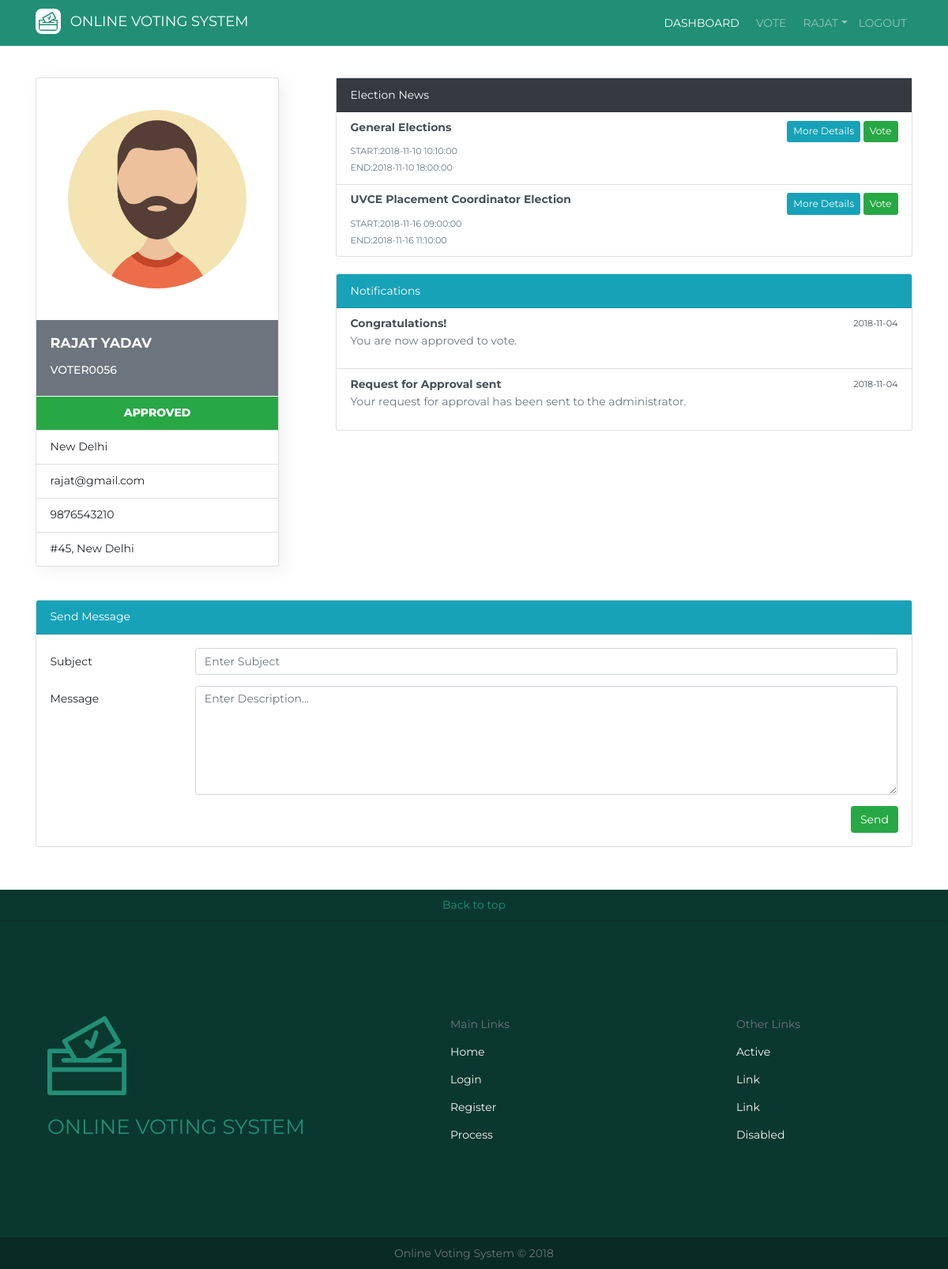
Page /dashboard.php (signed in) on the committed database.
### tables this page shows
CREATE TABLE `voter` (
  `voterNo` int(11) NOT NULL,
  `voterID` varchar(11) NOT NULL,
  `voterName` varchar(30) NOT NULL,
  `voterGender` varchar(10) NOT NULL,
  `voterDob` date NOT NULL,
  `voterEmail` varchar(40) NOT NULL,
  `voterPassword` varchar(100) NOT NULL,
  `voterPhone` varchar(11) NOT NULL,
  `voterCity` varchar(20) NOT NULL,
  `voterAddress` varchar(100) NOT NULL,
  `voterIsApproved` int(1) NOT NULL,
  `superAccess` int(1) NOT NULL
);

CREATE TABLE `election` (
  `electionID` int(11) NOT NULL,
  `electionTitle` varchar(60) NOT NULL,
  `startDate` datetime NOT NULL,
  `endDate` datetime NOT NULL
);

CREATE TABLE `message` (
  `msgID` int(11) NOT NULL,
  `msgSender` int(11) NOT NULL,
  `msgReceiver` int(11) NOT NULL,
  `msgSubject` varchar(100) NOT NULL,
  `msgMsg` varchar(1000) DEFAULT NULL,
  `dateSent` date NOT NULL
);

### dashboard.php (the view, shortened to what this page needs)
<?php
  require('header.php');
  require('connect.php');
  $voterNo = $_SESSION["voter"];
  $res1 = mysqli_query($con, "SELECT * FROM voter WHERE voterNo = '$voterNo'");
  $fetchedData = mysqli_fetch_assoc($res1);
  $voterFirstName = explode(' ', trim($fetchedData['voterName']))[0];
  $res3 = mysqli_query($con, "SELECT * FROM message WHERE msgReceiver='$voterNo' OR msgReceiver=0 ORDER BY msgID DESC");
  $res4 = mysqli_query($con, "SELECT * FROM election");
?>
<div class="collapse navbar-collapse justify-content-end" id="collapsibleNavId">
      <ul class="navbar-nav mt-2 mt-lg-0" style="font-size: 14px;">
        <li class="nav-item mr-2 active">
          <a class="nav-link" href="dashboard.php">DASHBOARD</a>
        </li>
        <li class="nav-item mr-2">
          <a class="nav-link" href="vote.php">VOTE</a>
        </li>
        <li class="nav-item dropdown">
          <a class="nav-link dropdown-toggle" data-toggle="dropdown" role="button" aria-haspopup="true" aria-expanded="false"><?php echo strtoupper($voterFirstName);  ?></a>
        </li>
        <li class="nav-item">
          <a class="nav-link" href="logout.php">LOGOUT</a>
        </li>
      </ul>
    </div>
  </div>
</nav>
<section class="voter-profile">
  <div class="container">
    <div class="row">
      <div class="col-md-4">
        <div class="card profile-card" style="width: 22rem;">
          <img class="card-img-top" style="padding: 40px;" src="assets/images/<?php
            if($fetchedData['voterGender'] === 'male') {
              echo 'man.svg';
            }
            else {
              echo 'girl.svg';
            }
          ?>" alt="Card image cap">
          <div class="card-body text-white bg-secondary">
            <h5 class="card-title font-weight-bold mb-4"><?php echo strtoupper($fetchedData['voterName']); ?></h5>
            <h6 class="card-subtitle mb-2" style="font-size: 14px;"><?php echo strtoupper($fetchedData['voterID']); ?></h6>
          </div>
          <ul class="list-group list-group-flush" style="font-size: 14px;">
            <li class="list-group-item status <?php echo $fetchedData['voterIsApproved']?'bg-success':'bg-danger'; ?>">
            <?php echo $fetchedData['voterIsApproved'] ? 'APPROVED' : 'NOT APPROVED'; ?></li>
            <li class="list-group-item"><?php echo ucfirst($fetchedData['voterCity']); ?></li>
            <li class="list-group-item"><?php echo $fetchedData['voterEmail']; ?></li>
            <li class="list-group-item"><?php echo $fetchedData['voterPhone']; ?></li>
            <li class="list-group-item"><?php echo $fetchedData['voterAddress']; ?></li>
          </ul>
        </div>
      </div>
      <div class="col-md-8">
        <div class="card mb-4">
          <div class="card-header bg-dark text-white">
            Election News
          </div>
          <ul class="list-group list-group-flush" style="max-height: 250px; overflow-y: scroll;">
            <?php while($fetchedElection = mysqli_fetch_assoc($res4)) {  $id = $fetchedElection['electionID']; ?>
              <li class="list-group-item list-group-item-action flex-column align-items-start">
                  <div class="d-flex w-100 justify-content-between">
                    <h6 class="mb-1 font-weight-bold"><?php echo $fetchedElection['electionTitle']; ?></h6>
                    <div>
                      <a href="eDetail.php?id=<?php echo $id; ?>" class="btn btn-info btn-sm">More Details</a>
                      <?php if($fetchedData['voterIsApproved']) {?>
                      <a href="vote.php?id=<?php echo $id; ?>" class="btn btn-success btn-sm">Vote</a> <?php }?>
                    </div>
                  </div>
                  <small class="text-muted"><?php echo "START:" . $fetchedElection['startDate'] . "<br> END:" . $fetchedElection['endDate']; ?></small>
              </li>
            <?php } ?>
          </ul>
        </div>
        <div class="card mb-3">
          <div class="card-header bg-info text-white">Notifications</div>
            <ul class="list-group list-group-flush" style="max-height: 250px; overflow-y: scroll;">
              <?php
                while($fetchedMsg = mysqli_fetch_assoc($res3)) {
              ?>
                <li class="list-group-item list-group-item-action flex-column align-items-start">
                    <div class="d-flex w-100 justify-content-between">
                      <h6 class="mb-1 font-weight-bold"><?php echo $fetchedMsg['msgSubject']; ?></h6>
                      <small class="mb-1"><?php echo $fetchedMsg['dateSent']; ?></small>
                    </div>
                    <p class="text-muted"><?php echo $fetchedMsg['msgMsg']; ?></p>
                </li>
                <?php } ?>
            </ul>
          </div>
        </div>
      </div>
    </div>
    <br><br>
    <div class="container">
    <div class="row">
      <div class="col-md-12">
        <div class="card mb-3 float-right" style="width: 100%;">
          <div class="card-header bg-info text-white">Send Message</div>
          <div class="card-body">
            <form action="dashboard.php" method="post">
              <div class="form-group row">
                <label class="col-sm-2 col-form-label">Subject</label>
                <div class="col-sm-10">
                  <input type="text" class="form-control" name="msgSubject" placeholder="Enter Subject" required>
                </div>
              </div>
              <div class="form-group row">
                <label class="col-sm-2 col-form-label">Message</label>
                <div class="col-sm-10">
                  <textarea name="msgMsg" id="msgMsg" rows="6" class="form-control" placeholder="Enter Description..." required></textarea>
                </div>
              </div>
              <input type="submit" name="sendMessage" class="btn btn-success float-right" value="Send">
            </form>
          </div>
        </div>
      </div>
    </div>
    </div>
</section>
<?php
  require('footer.php');
?>

### header.php (shortened to what this page needs)
<!DOCTYPE html>
<html lang="en">
<head>
  <link rel="stylesheet" href="bootstrap/css/bootstrap.min.css">
  <link rel="stylesheet" href="css/style.css">
</head>
<body>
  <nav class="navbar navbar-expand-sm navbar-dark" style="background-color: #218F76;">
    <div class="container">
      <a class="navbar-brand" href="#" style="font-size: 18px;"><img src="assets/images/vote-green.svg" alt="logo" class="mr-2 mb-1" id="hello"> ONLINE VOTING SYSTEM</a>

### footer.php (shortened to what this page needs)
  <footer>
    <a href="#" class="to-top-link"><div class="to-top"><div>Back to top</div></div></a>
    <div class="container">
      <div class="row foot">
        <div class="col-md-4 text-foot" style="font-size: 26px;"><img src="assets/images/vote-green.svg" alt="logo" class="mr-2 mb-4" id="hello-footer"><br> ONLINE VOTING SYSTEM</div>
        <div class="col-md-8 row">
          <div class="col-md-6 d-flex justify-content-center">
            <nav class="nav flex-column">
              <a class="nav-link text-muted">Main Links</a>
              <a class="nav-link active text-light" href="#">Home</a>
              <a class="nav-link text-light" href="#">Login</a>
              <a class="nav-link text-light" href="#">Register</a>
              <a class="nav-link text-light" href="#">Process</a>
            </nav>
          </div>
          <div class="col-md-6 d-flex justify-content-center">
            <nav class="nav flex-column">
              <a class="nav-link text-muted">Other Links</a>
              <a class="nav-link active text-light" href="#">Active</a>
              <a class="nav-link text-light" href="#">Link</a>
              <a class="nav-link text-light" href="#">Link</a>
              <a class="nav-link text-light" href="#">Disabled</a>
            </nav>
          </div>
        </div>
      </div>
    </div>
    <div class="copyright"><div class="text-muted">Online Voting System &copy; 2018</div></div>
  </footer>
</body>
</html>

### css/style.css (style rules this page uses)
* { font-family: 'Montserrat', sans-serif !important; font-size: 14px; }
#hello { width: 32px; background-color: #fff; padding: 4px; border-radius: 8px; }
footer { background-color: rgb(11, 56, 46); height: 440px; }
#hello-footer { width: 100px; }
.foot { height: 400px; justify-content: center; align-items: center; }
.text-foot { color: #218F76; font-size: 32px; }
.to-top { height: 40px; background-color: rgb(11, 56, 46); color: #218F76; border-bottom: 1px solid rgb(9, 43, 35); display: flex; justify-content: center; align-items: center; }
.to-top-link:link { text-decoration: none !important; }
.copyright { background-color: rgb(9, 43, 35); height: 40px; display: flex; justify-content: center; align-items: center; }
.voter-profile { margin-top: 40px; margin-bottom: 40px; }
.profile-card { box-shadow: 6px 4px 20px 2px #f2f2f2; }
.status { text-align: center; color: #fff; font-weight: 800; border-top: 1px solid #fff; }

### rows in the picture
voter: voterName "RAJAT", voterName "RAJAT YADAV", voterID "VOTER0056", voterCity "New Delhi", voterEmail "rajat@gmail.com", voterPhone "9876543210", voterAddress "#45, New Delhi"
election: electionTitle "General Elections", startDate "2018-11-10 10:10:00", endDate "2018-11-10 18:00:00"
election: electionTitle "UVCE Placement Coordinator Election", startDate "2018-11-16 09:00:00", endDate "2018-11-16 11:10:00"
message: msgSubject "Congratulations!", dateSent "2018-11-04", msgMsg "You are now approved to vote."
message: msgSubject "Request for Approval sent", dateSent "2018-11-04", msgMsg "Your request for approval has been sent to the administrator."
